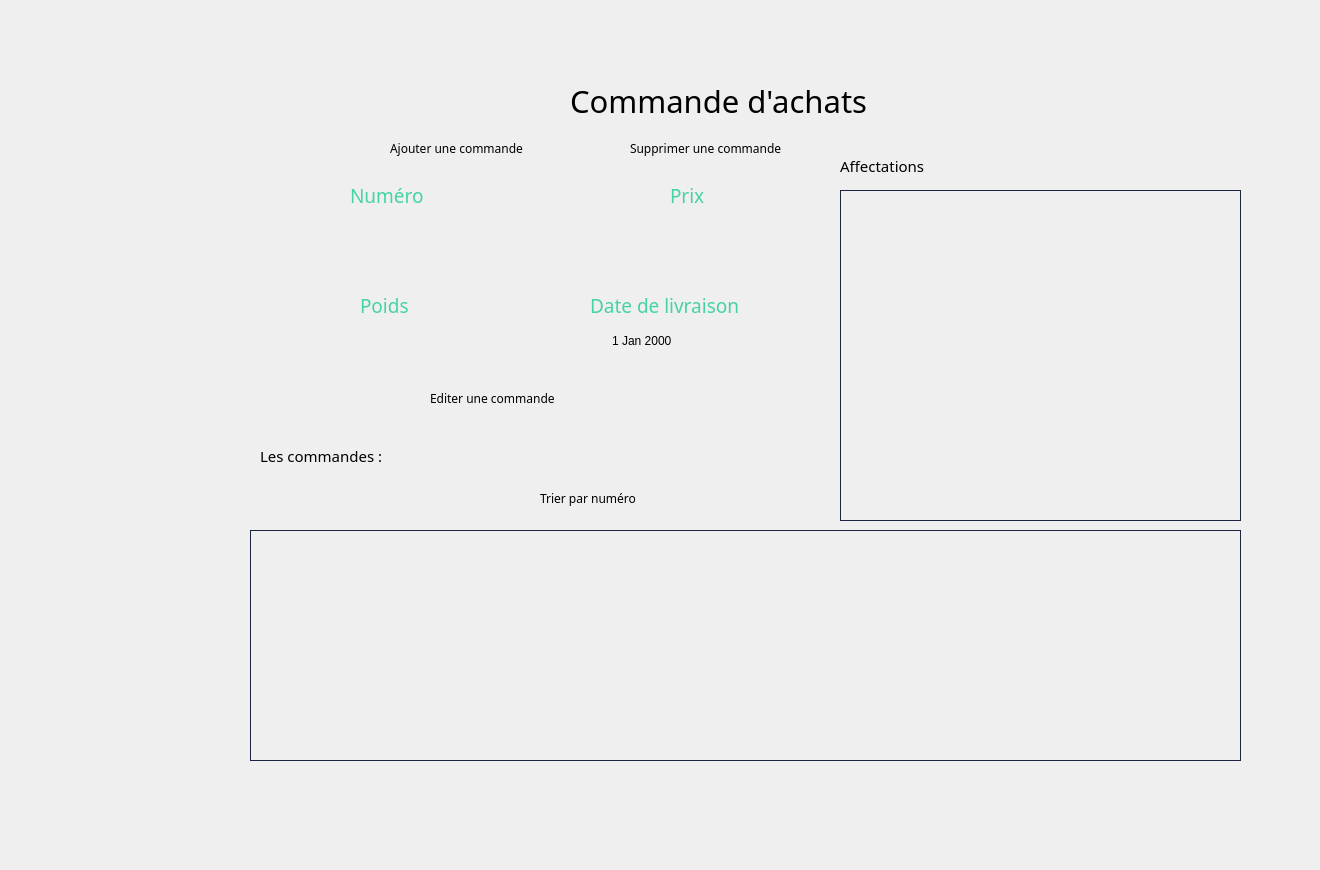
    <widget class="QWidget" name="page_48">
     <widget class="QLabel" name="label_641">
      <property name="geometry">
       <rect>
        <x>-20</x>
        <y>-20</y>
        <width>1311</width>
        <height>861</height>
       </rect>
      </property>
      <property name="text">
       <string/>
      </property>
      <property name="pixmap">
       <pixmap>../../Desktop/anglais/projet c++ design/bg2.png</pixmap>
      </property>
      <property name="scaledContents">
       <bool>true</bool>
      </property>
     </widget>
     <widget class="QLabel" name="label_642">
      <property name="geometry">
       <rect>
        <x>570</x>
        <y>60</y>
        <width>421</width>
        <height>81</height>
       </rect>
      </property>
      <property name="font">
       <font>
        <family>Montserrat Alternates</family>
        <pointsize>23</pointsize>
       </font>
      </property>
      <property name="text">
       <string>Commande d'achats</string>
      </property>
     </widget>
     <widget class="QPushButton" name="pushButton_164">
      <property name="geometry">
       <rect>
        <x>90</x>
        <y>280</y>
        <width>101</width>
        <height>81</height>
       </rect>
      </property>
      <property name="styleSheet">
       <string notr="true">QPushButton {
	font-weight: 500;
	text-align: center;
    vertical-align: middle;
	background-color: transparent;
	padding: 5px 15px 15px 20px;
    color: #fff;
	font-size: 11px;
	border : 0;
	border-right: 3px solid transparent;
 	background-position: center top;
    background-repeat: no-repeat;
    background-origin: content;
    background-image: url(&quot;C:/Users/hp/Desktop/anglais/projet c++ design/commandes1.png&quot;);
}

QPushButton:hover {
	color: #ffffff;
	font-weight: 500;
	background-image: url(&quot;C:/Users/hp/Desktop/anglais/projet c++ design/commandes2.png&quot;);
}</string>
      </property>
      <property name="text">
       <string/>
      </property>
     </widget>
     <widget class="QPushButton" name="four_4">
      <property name="geometry">
       <rect>
        <x>30</x>
        <y>380</y>
        <width>211</width>
        <height>91</height>
       </rect>
      </property>
      <property name="styleSheet">
       <string notr="true">QPushButton {
	font-weight: 500;
	text-align: center;
    vertical-align: middle;
	background-color: transparent;
	padding: 5px 15px 15px 20px;
    color: #fff;
	font-size: 11px;
	border : 0;
	border-right: 3px solid transparent;
 	background-position: center top;
    background-repeat: no-repeat;
    background-origin: content;
    background-image: url(&quot;C:/Users/hp/Desktop/anglais/projet c++ design/fournisseur1.png&quot;);
}

QPushButton:hover {
	color: #ffffff;
	font-weight: 500;
	background-image: url(&quot;C:/Users/hp/Desktop/anglais/projet c++ design/fournisseur2.png&quot;);
}</string>
      </property>
      <property name="text">
       <string/>
      </property>
     </widget>
     <widget class="QLineEdit" name="recherche_3">
      <property name="geometry">
       <rect>
        <x>310</x>
        <y>480</y>
        <width>171</width>
        <height>31</height>
       </rect>
      </property>
      <property name="styleSheet">
       <string notr="true"> background-color: Transparent;
 border: none;</string>
      </property>
     </widget>
     <widget class="QTableView" name="tableview">
      <property name="geometry">
       <rect>
        <x>250</x>
        <y>530</y>
        <width>991</width>
        <height>231</height>
       </rect>
      </property>
      <property name="styleSheet">
       <string notr="true">QTableView{
	background-color: transparent;
	gridline-color: #606060;
	color: #000000;
	alternate-background-color: #b5b5b1;
	border : 1px solid #1c2340;
	qproperty-defaultAlignment: AlignHCenter;
}
QTableView::item:focus
{
  	background-color: #939393;
	font-weight: 500;
}
QTableView::item
{
   text-align: center;
qproperty-defaultAlignment: AlignHCenter;
}

QHeaderView {
	background-color: #6ac6ad;
	qproperty-defaultAlignment: AlignHCenter;
 }
QHeaderView::section {
                     spacing: 10px;
                     background-color: #6ac6ad;
                     color: #757575;
                     margin: 1px;
					 border: 0;
                     text-align: center;
                     font-family: arial;
                     font-size: 12px;
 }

QTableView QTableCornerButton::section {
    background-color: #6ac6ad;
}</string>
      </property>
     </widget>
     <widget class="QTableView" name="tab_article">
      <property name="geometry">
       <rect>
        <x>840</x>
        <y>190</y>
        <width>401</width>
        <height>331</height>
       </rect>
      </property>
      <property name="styleSheet">
       <string notr="true">QTableView{
	background-color: transparent;
	gridline-color: #606060;
	color: #000000;
	alternate-background-color: #b5b5b1;
	border : 1px solid #1c2340;
	qproperty-defaultAlignment: AlignHCenter;
}
QTableView::item:focus
{
  	background-color: #939393;
	font-weight: 500;
}
QTableView::item
{
   text-align: center;
qproperty-defaultAlignment: AlignHCenter;
}

QHeaderView {
	background-color: #6ac6ad;
	qproperty-defaultAlignment: AlignHCenter;
 }
QHeaderView::section {
                     spacing: 10px;
                     background-color: #6ac6ad;
                     color: #757575;
                     margin: 1px;
					 border: 0;
                     text-align: center;
                     font-family: arial;
                     font-size: 12px;
 }

QTableView QTableCornerButton::section {
    background-color: #6ac6ad;
}</string>
      </property>
     </widget>
     <widget class="QLabel" name="label_643">
      <property name="geometry">
       <rect>
        <x>840</x>
        <y>150</y>
        <width>231</width>
        <height>31</height>
       </rect>
      </property>
      <property name="font">
       <font>
        <family>Montserrat Alternates</family>
        <pointsize>11</pointsize>
       </font>
      </property>
      <property name="text">
       <string>Affectations</string>
      </property>
     </widget>
     <widget class="QLabel" name="label_646">
      <property name="geometry">
       <rect>
        <x>260</x>
        <y>440</y>
        <width>171</width>
        <height>31</height>
       </rect>
      </property>
      <property name="font">
       <font>
        <family>Montserrat Alternates</family>
        <pointsize>11</pointsize>
       </font>
      </property>
      <property name="text">
       <string>Les commandes :</string>
      </property>
     </widget>
     <widget class="QLabel" name="label_647">
      <property name="geometry">
       <rect>
        <x>290</x>
        <y>200</y>
        <width>211</width>
        <height>61</height>
       </rect>
      </property>
      <property name="text">
       <string/>
      </property>
      <property name="pixmap">
       <pixmap>../../Downloads/saisir.png</pixmap>
      </property>
      <property name="scaledContents">
       <bool>true</bool>
      </property>
     </widget>
     <widget class="QLabel" name="label_648">
      <property name="geometry">
       <rect>
        <x>580</x>
        <y>200</y>
        <width>211</width>
        <height>61</height>
       </rect>
      </property>
      <property name="text">
       <string/>
      </property>
      <property name="pixmap">
       <pixmap>../../Downloads/saisir.png</pixmap>
      </property>
      <property name="scaledContents">
       <bool>true</bool>
      </property>
     </widget>
     <widget class="QLabel" name="label_649">
      <property name="geometry">
       <rect>
        <x>580</x>
        <y>310</y>
        <width>211</width>
        <height>61</height>
       </rect>
      </property>
      <property name="text">
       <string/>
      </property>
      <property name="pixmap">
       <pixmap>../../Downloads/saisir.png</pixmap>
      </property>
      <property name="scaledContents">
       <bool>true</bool>
      </property>
     </widget>
     <widget class="QLabel" name="label_650">
      <property name="geometry">
       <rect>
        <x>290</x>
        <y>310</y>
        <width>211</width>
        <height>61</height>
       </rect>
      </property>
      <property name="text">
       <string/>
      </property>
      <property name="pixmap">
       <pixmap>../../Downloads/saisir.png</pixmap>
      </property>
      <property name="scaledContents">
       <bool>true</bool>
      </property>
     </widget>
     <widget class="QLabel" name="label_651">
      <property name="geometry">
       <rect>
        <x>350</x>
        <y>180</y>
        <width>131</width>
        <height>31</height>
       </rect>
      </property>
      <property name="font">
       <font>
        <family>Montserrat Alternates</family>
        <pointsize>14</pointsize>
        <weight>50</weight>
        <bold>false</bold>
       </font>
      </property>
      <property name="styleSheet">
       <string notr="true">color: rgb(70, 211, 164);</string>
      </property>
      <property name="text">
       <string>Numéro</string>
      </property>
     </widget>
     <widget class="QLabel" name="label_652">
      <property name="geometry">
       <rect>
        <x>590</x>
        <y>290</y>
        <width>291</width>
        <height>31</height>
       </rect>
      </property>
      <property name="font">
       <font>
        <family>Montserrat Alternates</family>
        <pointsize>14</pointsize>
        <weight>50</weight>
        <bold>false</bold>
       </font>
      </property>
      <property name="styleSheet">
       <string notr="true">color: rgb(70, 211, 164);</string>
      </property>
      <property name="text">
       <string>Date de livraison</string>
      </property>
     </widget>
     <widget class="QLabel" name="label_653">
      <property name="geometry">
       <rect>
        <x>360</x>
        <y>290</y>
        <width>261</width>
        <height>31</height>
       </rect>
      </property>
      <property name="font">
       <font>
        <family>Montserrat Alternates</family>
        <pointsize>14</pointsize>
        <weight>50</weight>
        <bold>false</bold>
       </font>
      </property>
      <property name="styleSheet">
       <string notr="true">color: rgb(70, 211, 164);</string>
      </property>
      <property name="text">
       <string>Poids</string>
      </property>
     </widget>
     <widget class="QLabel" name="label_654">
      <property name="geometry">
       <rect>
        <x>670</x>
        <y>180</y>
        <width>91</width>
        <height>31</height>
       </rect>
      </property>
      <property name="font">
       <font>
        <family>Montserrat Alternates</family>
        <pointsize>14</pointsize>
        <weight>50</weight>
        <bold>false</bold>
       </font>
      </property>
      <property name="styleSheet">
       <string notr="true">color: rgb(70, 211, 164);</string>
      </property>
      <property name="text">
       <string>Prix</string>
      </property>
     </widget>
     <widget class="QLineEdit" name="num11">
      <property name="geometry">
       <rect>
        <x>320</x>
        <y>220</y>
        <width>161</width>
        <height>21</height>
       </rect>
      </property>
      <property name="styleSheet">
       <string notr="true"> background-color: Transparent;
 border: none;</string>
      </property>
     </widget>
     <widget class="QDateEdit" name="date11">
      <property name="geometry">
       <rect>
        <x>610</x>
        <y>330</y>
        <width>151</width>
        <height>21</height>
       </rect>
      </property>
      <property name="styleSheet">
       <string notr="true"> background-color: Transparent;
 border: none;</string>
      </property>
     </widget>
     <widget class="QLineEdit" name="prix11">
      <property name="geometry">
       <rect>
        <x>610</x>
        <y>220</y>
        <width>161</width>
        <height>21</height>
       </rect>
      </property>
      <property name="styleSheet">
       <string notr="true"> background-color: Transparent;
 border: none;</string>
      </property>
     </widget>
     <widget class="QLineEdit" name="poids11">
      <property name="geometry">
       <rect>
        <x>320</x>
        <y>330</y>
        <width>161</width>
        <height>21</height>
       </rect>
      </property>
      <property name="styleSheet">
       <string notr="true"> background-color: Transparent;
 border: none;</string>
      </property>
     </widget>
     <widget class="QPushButton" name="modifcommande">
      <property name="geometry">
       <rect>
        <x>570</x>
        <y>380</y>
        <width>61</width>
        <height>31</height>
       </rect>
      </property>
      <property name="styleSheet">
       <string notr="true">QPushButton {
	font-weight: 500;
	text-align: center;
    vertical-align: middle;
	background-color: transparent;
	padding: 5px 15px 15px 20px;
    color: #fff;
	font-size: 11px;
	border : 0;
	border-right: 3px solid transparent;
 	background-position: center top;
    background-repeat: no-repeat;
    background-origin: content;
    background-image: url(&quot;C:/Users/hp/Desktop/anglais/projet c++ design/edit1.png&quot;);
}

QPushButton:hover {
	color: #ffffff;
	font-weight: 500;
	background-image: url(&quot;C:/Users/hp/Desktop/anglais/projet c++ design/edit2.png&quot;);
}</string>
      </property>
      <property name="text">
       <string/>
      </property>
     </widget>
     <widget class="QLabel" name="label_655">
      <property name="geometry">
       <rect>
        <x>430</x>
        <y>390</y>
        <width>151</width>
        <height>16</height>
       </rect>
      </property>
      <property name="font">
       <font>
        <family>Montserrat Alternates</family>
       </font>
      </property>
      <property name="text">
       <string>Editer une commande</string>
      </property>
     </widget>
     <widget class="QPushButton" name="tiercommande">
      <property name="geometry">
       <rect>
        <x>650</x>
        <y>480</y>
        <width>71</width>
        <height>41</height>
       </rect>
      </property>
      <property name="styleSheet">
       <string notr="true">QPushButton {
	font-weight: 500;
	text-align: center;
    vertical-align: middle;
	background-color: transparent;
	padding: 5px 15px 15px 20px;
    color: #fff;
	font-size: 11px;
	border : 0;
	border-right: 3px solid transparent;
 	background-position: center top;
    background-repeat: no-repeat;
    background-origin: content;
    background-image: url(&quot;C:/Users/hp/Desktop/anglais/projet c++ design/ok1.png&quot;);
}

QPushButton:hover {
	color: #ffffff;
	font-weight: 500;
	background-image: url(&quot;C:/Users/hp/Desktop/anglais/projet c++ design/ok2.png&quot;);
}</string>
      </property>
      <property name="text">
       <string/>
      </property>
     </widget>
     <widget class="QLabel" name="label_656">
      <property name="geometry">
       <rect>
        <x>540</x>
        <y>490</y>
        <width>121</width>
        <height>16</height>
       </rect>
      </property>
      <property name="font">
       <font>
        <family>Montserrat Alternates</family>
       </font>
      </property>
      <property name="text">
       <string>Trier par numéro</string>
      </property>
     </widget>
     <widget class="QLabel" name="label_657">
      <property name="geometry">
       <rect>
        <x>250</x>
        <y>460</y>
        <width>251</width>
        <height>71</height>
       </rect>
      </property>
      <property name="text">
       <string/>
      </property>
      <property name="pixmap">
       <pixmap>../../Downloads/search.png</pixmap>
      </property>
      <property name="scaledContents">
       <bool>true</bool>
      </property>
     </widget>
     <widget class="QLabel" name="label_658">
      <property name="geometry">
       <rect>
        <x>390</x>
        <y>140</y>
        <width>161</width>
        <height>16</height>
       </rect>
      </property>
      <property name="font">
       <font>
        <family>Montserrat Alternates</family>
       </font>
      </property>
      <property name="text">
       <string>Ajouter une commande</string>
      </property>
     </widget>
     <widget class="QPushButton" name="suprimmm_12">
      <property name="geometry">
       <rect>
        <x>540</x>
        <y>130</y>
        <width>121</width>
        <height>41</height>
       </rect>
      </property>
      <property name="styleSheet">
       <string notr="true">QPushButton {
	font-weight: 500;
	text-align: center;
    vertical-align: middle;
	background-color: transparent;
	padding: 5px 15px 15px 20px;
    color: #fff;
	font-size: 11px;
	border : 0;
	border-right: 3px solid transparent;
 	background-position: center top;
    background-repeat: no-repeat;
    background-origin: content;
    background-image: url(&quot;C:/Users/hp/Desktop/anglais/projet c++ design/minus1.png&quot;);
}

QPushButton:hover {
	color: #ffffff;
	font-weight: 500;
	background-image: url(&quot;C:/Users/hp/Desktop/anglais/projet c++ design/minus2.png&quot;);
}</string>
      </property>
      <property name="text">
       <string/>
      </property>
      <property name="autoDefault">
       <bool>false</bool>
      </property>
      <property name="default">
       <bool>true</bool>
      </property>
      <property name="flat">
       <bool>false</bool>
      </property>
     </widget>
     <widget class="QPushButton" name="pushButton_ajout_12">
      <property name="geometry">
       <rect>
        <x>330</x>
        <y>130</y>
        <width>61</width>
        <height>41</height>
       </rect>
      </property>
      <property name="styleSheet">
       <string notr="true">QPushButton {
	font-weight: 500;
	text-align: center;
    vertical-align: middle;
	background-color: transparent;
	padding: 5px 15px 15px 20px;
    color: #fff;
	font-size: 11px;
	border : 0;
	border-right: 3px solid transparent;
 	background-position: center top;
    background-repeat: no-repeat;
    background-origin: content;
    background-image: url(&quot;C:/Users/hp/Desktop/anglais/projet c++ design/ajouter1.png&quot;);
}

QPushButton:hover {
	color: #ffffff;
	font-weight: 500;
	background-image: url(&quot;C:/Users/hp/Desktop/anglais/projet c++ design/ajouter2.png&quot;);
}</string>
      </property>
      <property name="text">
       <string/>
      </property>
      <property name="flat">
       <bool>true</bool>
      </property>
     </widget>
     <widget class="QLabel" name="label_659">
      <property name="geometry">
       <rect>
        <x>630</x>
        <y>140</y>
        <width>181</width>
        <height>16</height>
       </rect>
      </property>
      <property name="font">
       <font>
        <family>Montserrat Alternates</family>
       </font>
      </property>
      <property name="text">
       <string>Supprimer une commande</string>
      </property>
     </widget>
     <zorder>label_641</zorder>
     <zorder>label_642</zorder>
     <zorder>pushButton_164</zorder>
     <zorder>four_4</zorder>
     <zorder>tableview</zorder>
     <zorder>tab_article</zorder>
     <zorder>label_643</zorder>
     <zorder>label_646</zorder>
     <zorder>label_647</zorder>
     <zorder>label_648</zorder>
     <zorder>label_649</zorder>
     <zorder>label_650</zorder>
     <zorder>label_651</zorder>
     <zorder>label_652</zorder>
     <zorder>label_653</zorder>
     <zorder>label_654</zorder>
     <zorder>prix11</zorder>
     <zorder>num11</zorder>
     <zorder>poids11</zorder>
     <zorder>date11</zorder>
     <zorder>modifcommande</zorder>
     <zorder>label_655</zorder>
     <zorder>tiercommande</zorder>
     <zorder>label_656</zorder>
     <zorder>label_657</zorder>
     <zorder>recherche_3</zorder>
     <zorder>label_658</zorder>
     <zorder>suprimmm_12</zorder>
     <zorder>pushButton_ajout_12</zorder>
     <zorder>label_659</zorder>
    </widget>
